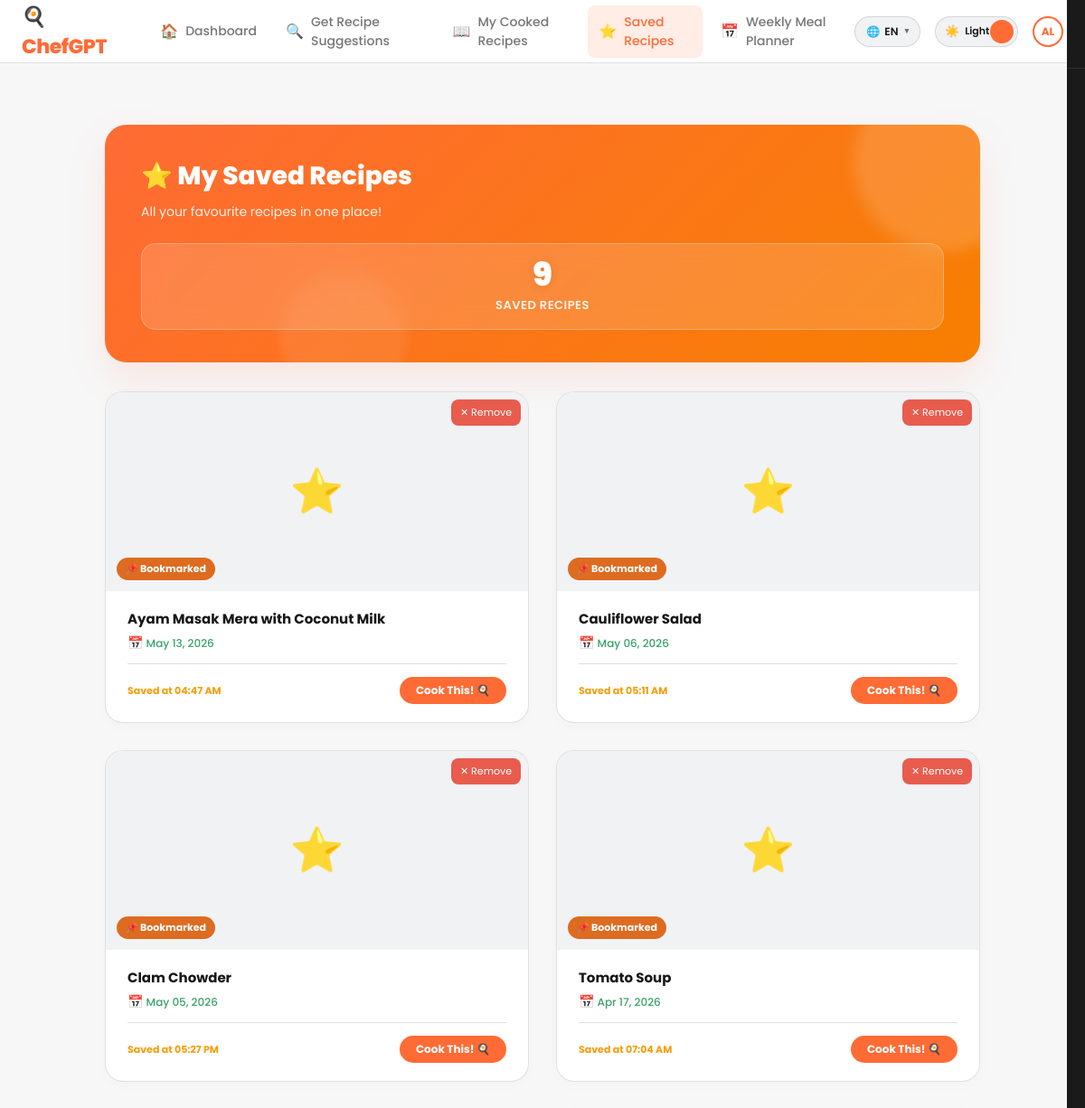
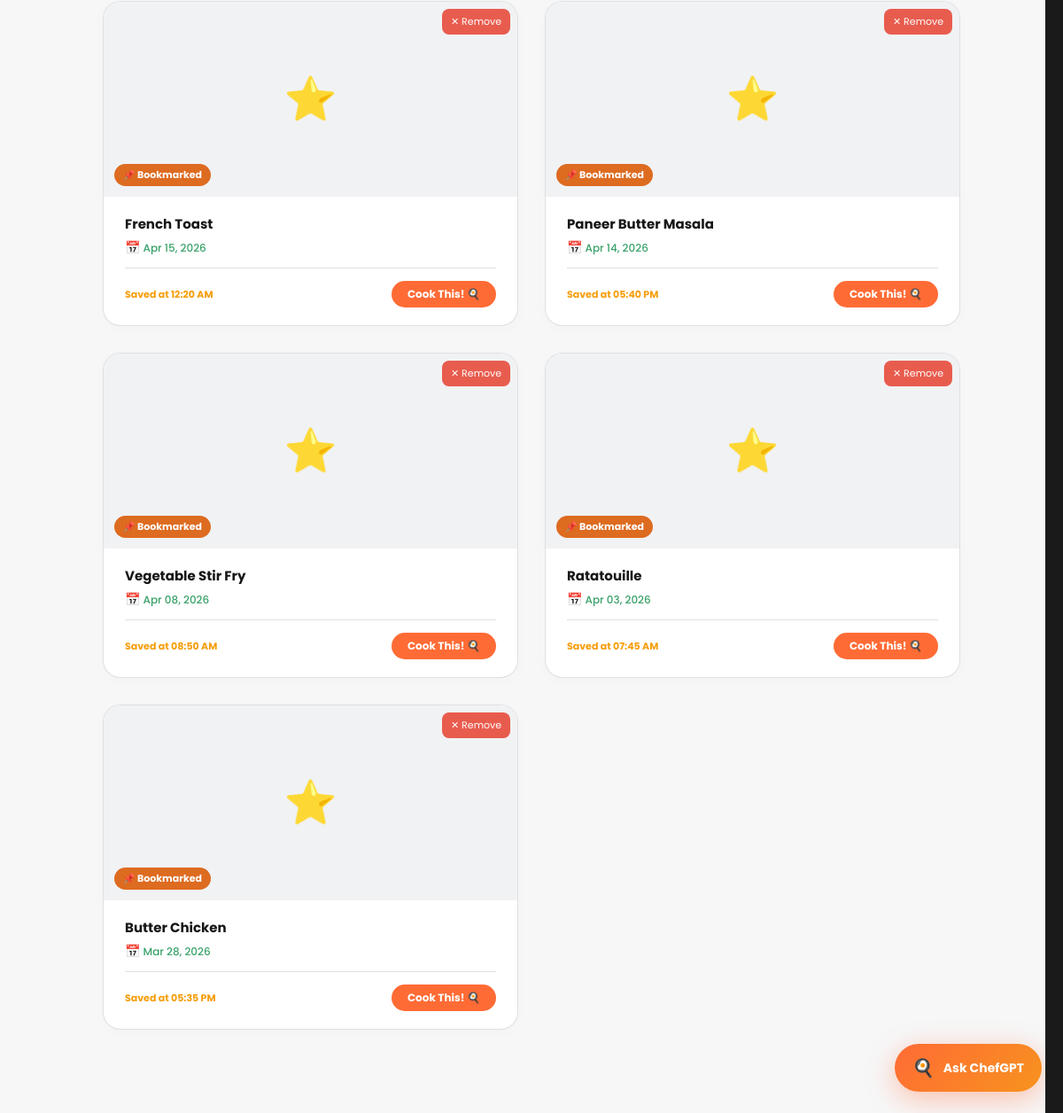
The page /saved-recipes (signed in) on the database its author committed (2 pictures, top to bottom).
### app.py (models this page shows)
class User(UserMixin, db.Model):
    id = db.Column(db.Integer, primary_key=True)
    username = db.Column(db.String(80), unique=True, nullable=False)
    email = db.Column(db.String(120), unique=True, nullable=False)
    password = db.Column(db.String(200), nullable=False)
    created_at = db.Column(db.DateTime, default=datetime.utcnow)
    role = db.Column(db.String(20), nullable=False, default='user')

class SavedRecipe(db.Model):
    __tablename__ = 'saved_recipes'
    id = db.Column(db.Integer, primary_key=True)
    user_id = db.Column(db.Integer, db.ForeignKey('user.id'), nullable=False)
    recipe_id = db.Column(db.Integer, nullable=False)
    recipe_name = db.Column(db.String(200), nullable=False)
    saved_at = db.Column(db.DateTime, default=datetime.utcnow)
    user = db.relationship('User', backref='saved_recipes')

### app.py (the view)
@app.route("/saved-recipes")
@login_required
def saved_recipes():
    saved = SavedRecipe.query.filter_by(user_id=current_user.id)\
        .order_by(SavedRecipe.saved_at.desc()).all()
    return render_template("saved_recipes.html", recipes=saved)

### app.py (called while the page is built)
@login_manager.user_loader
def load_user(user_id):
    return User.query.get(int(user_id))

### templates/saved_recipes.html (shortened to what this page needs)
{% extends "base.html" %}
{% block extra_head %}
    <link rel="stylesheet" href="{{ url_for('static', filename='css/history.css') }}">
{% endblock %}
{% block content %}
    <div class="container">
        <div class="page-header">
            <h2>⭐ My Saved Recipes</h2>
            <p>All your favourite recipes in one place!</p>
            <div class="stats">
                <div class="stat-card">
                    <div class="stat-number">{{ recipes|length }}</div>
                    <div class="stat-label">Saved Recipes</div>
                </div>
            </div>
        </div>
        {% if recipes|length == 0 %}
            <div class="empty-state">
                <div style="font-size: 48px; margin-bottom: 16px;">💾</div>
                <h3>No Saved Recipes Yet</h3>
                <p>Browse recipes and hit Save to bookmark your favourites!</p>
                <a href="{{ url_for('dashboard') }}">Browse Recipes</a>
            </div>
        {% else %}
            <div class="recipe-grid">
            {% for saved in recipes %}
                <div class="recipe-card" onclick="window.location.href='{{ url_for('recipe_detail', recipe_id=saved.recipe_id) }}';" style="position: relative;">
                    <button class="view-btn" style="position: absolute; top: 8px; right: 8px; background: rgba(231, 76, 60, 0.9); color: white; border: none; padding: 6px 10px; font-size: 11px; z-index: 10; border-radius: 8px;" onclick="event.stopPropagation(); unsave({{ saved.recipe_id }}, this)">
                        ✕ Remove
                    </button>
                    <div class="recipe-card-img">
                        <div class="recipe-img-placeholder">⭐</div>
                        <div class="recipe-time-badge" style="background: #DD6B20; color: white;">📌 Bookmarked</div>
                    </div>
                    <div class="recipe-card-body">
                        <div class="recipe-card-name" style="font-size: 15px; padding-right: 20px;">{{ saved.recipe_name }}</div>
                        <div class="recipe-card-meta" style="color: #38A169; font-weight: 500; margin-top: 4px;">
                            <span style="font-size: 14px;">📅</span> {{ saved.saved_at.strftime('%b %d, %Y') }}
                        </div>
                        <div class="recipe-card-footer" style="margin-top: 12px;">
                            <div class="recipe-rating" style="font-size: 11px;">Saved at {{ saved.saved_at.strftime('%I:%M %p') }}</div>
                            <div class="recipe-view-btn" style="background: var(--brand);">Cook This! 🍳</div>
                        </div>
                    </div>
                </div>
            {% endfor %}
            </div>
        {% endif %}
    </div>
{% endblock %}

### templates/base.html (shortened to what this page needs)
<!DOCTYPE html>
<html lang="en">
<head>
    <link rel="stylesheet" href="{{ url_for('static', filename='css/dashboard.css') }}">
    {% block extra_head %}{% endblock %}
</head>
<body>
<div class="dashboard-layout">
  <header class="top-navbar">
    <div class="navbar-left">
      <div class="sidebar-logo">🍳 ChefGPT</div>
      <nav class="top-nav-links">
        <a href="{{ url_for('dashboard') }}" class="nav-item {% if request.endpoint == 'dashboard' %}active{% endif %}">
          <span class="nav-icon">🏠</span> Dashboard</a>
        <a href="{{ url_for('recommend_page') }}" class="nav-item {% if request.endpoint == 'recommend_page' %}active{% endif %}">
          <span class="nav-icon">🔍</span> Get Recipe Suggestions</a>
        <a href="{{ url_for('cooked_history') }}" class="nav-item {% if request.endpoint == 'cooked_history' %}active{% endif %}">
          <span class="nav-icon">📖</span> My Cooked Recipes</a>
        <a href="{{ url_for('saved_recipes') }}" class="nav-item {% if request.endpoint == 'saved_recipes' %}active{% endif %}">
          <span class="nav-icon">⭐</span> Saved Recipes</a>
        <a href="{{ url_for('meal_planner') }}" class="nav-item {% if request.endpoint == 'meal_planner' %}active{% endif %}">
          <span class="nav-icon">📅</span> Weekly Meal Planner</a>
      </nav>
    </div>
    <div class="navbar-right">
      <div class="lang-switcher" id="langSwitcher">
        <button class="lang-toggle-btn" id="langToggleBtn" onclick="toggleLangDropdown()" aria-label="Change language">
          <span id="langFlag">🌐</span>
          <span id="langLabel">EN</span>
          <span class="lang-caret">▾</span>
        </button>
      </div>
      <button class="theme-switch" type="button" onclick="toggleTheme()" aria-label="Toggle theme">
        <span class="theme-switch-icon" id="themeIcon">🌙</span>
        <span class="theme-switch-text" id="themeText">Dark</span>
        <span class="theme-switch-knob"></span>
      </button>
      <div class="avatar" onclick="openProfileDrawer()" style="border: 2px solid var(--brand); cursor: pointer;" title="Open Profile">{{ current_user.username[:2].upper() if current_user.is_authenticated else '' }}</div>
    </div>
  </header>
  <main class="main-content">
    <div class="page-content">
      {% block content %}{% endblock %}
    </div>
  </main>
</div>
{% include 'partials/floating_chat.html' %}
<div class="diet-drawer" id="ai-drawer"
  style="right: -480px; width: 100%; max-width: 500px; padding: 0; background: #1a1a1a; z-index: 10002; position: fixed; top: 0; bottom: 0; transition: right 0.3s ease;">
  <div
    style="position: sticky; top: 0; background: #1a1a1a; padding: 20px; border-bottom: 1px solid rgba(255,255,255,0.1); display: flex; justify-content: space-between; align-items: center; z-index: 10;">
  </div>
  <div id="ai-modal-content" style="padding: 24px; overflow-y: auto; max-height: calc(100vh - 80px);">
  </div>
</div>
        {% set diet_options = [('omnivore','🍽️ No Restrictions','Eats everything'),('vegetarian','🥦 Vegetarian','No meat, dairy & eggs ok'),('vegan','🌱 Vegan','No animal products'),('halal','☪️ Halal','No pork & alcohol')] %}
</body>
</html>

### static/css/history.css (style rules this page uses)
.container { max-width: 1000px; margin: 20px auto; padding: 0 16px; animation: slideUp 0.4s ease-out forwards; }
.page-header { background: linear-gradient(135deg, var(--brand) 0%, #f77f00 100%); padding: 36px 40px; border-radius: 24px; margin-bottom: 32px; position: relative; overflow: hidden; box-shadow: var(--shadow); color: white; }
.page-header::before { content: ''; position: absolute; top: -60px; right: -60px; width: 200px; height: 200px; background: rgba(255,255,255,0.15); border-radius: 50%; filter: blur(8px); }
.page-header::after { content: ''; position: absolute; bottom: -40px; left: 20%; width: 140px; height: 140px; background: rgba(255,255,255,0.08); border-radius: 50%; filter: blur(4px); }
.page-header h2 { font-size: 28px; font-weight: 800; margin-bottom: 8px; position: relative; z-index: 1; }
.page-header p { color: rgba(255,255,255,0.9); font-size: 14px; position: relative; z-index: 1; }
.stats { display: flex; gap: 16px; margin-top: 24px; position: relative; z-index: 1; }
.stat-card { background: rgba(255,255,255,0.15); backdrop-filter: blur(12px); border: 1px solid rgba(255,255,255,0.25); padding: 16px 24px; border-radius: 16px; flex: 1; text-align: center; transition: all 0.3s cubic-bezier(0.4, 0, 0.2, 1); }
.stat-number { font-size: 36px; font-weight: 900; color: white; line-height: 1; margin-bottom: 6px; text-shadow: 0 2px 10px rgba(0,0,0,0.1); }
.stat-label { color: rgba(255,255,255,0.9); font-size: 13px; font-weight: 600; text-transform: uppercase; letter-spacing: 0.5px; }

### rows shown on the page
User: username "AL"
SavedRecipe: recipe_name "Ayam Masak Mera with Coconut Milk", saved_at "May 13, 2026", saved_at "04:47 AM"
SavedRecipe: recipe_name "Cauliflower Salad", saved_at "May 06, 2026", saved_at "05:11 AM"
SavedRecipe: recipe_name "Clam Chowder", saved_at "May 05, 2026", saved_at "05:27 PM"
SavedRecipe: recipe_name "Tomato Soup", saved_at "Apr 17, 2026", saved_at "07:04 AM"
SavedRecipe: recipe_name "French Toast", saved_at "Apr 15, 2026", saved_at "12:20 AM"
SavedRecipe: recipe_name "Paneer Butter Masala", saved_at "Apr 14, 2026", saved_at "05:40 PM"
SavedRecipe: recipe_name "Vegetable Stir Fry", saved_at "Apr 08, 2026", saved_at "08:50 AM"
SavedRecipe: recipe_name "Ratatouille", saved_at "Apr 03, 2026", saved_at "07:45 AM"
SavedRecipe: recipe_name "Butter Chicken", saved_at "Mar 28, 2026", saved_at "05:35 PM"

### other values the page prints
{{ recipes|length }} "9"
